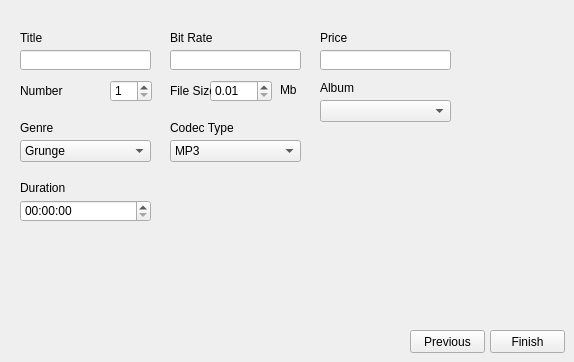
      <widget class="QWidget" name="addCompositionPage">
       <widget class="QLineEdit" name="compositionTitleLineEdit">
        <property name="geometry">
         <rect>
          <x>20</x>
          <y>50</y>
          <width>131</width>
          <height>20</height>
         </rect>
        </property>
       </widget>
       <widget class="QLabel" name="label_16">
        <property name="geometry">
         <rect>
          <x>20</x>
          <y>30</y>
          <width>131</width>
          <height>16</height>
         </rect>
        </property>
        <property name="text">
         <string>Title</string>
        </property>
       </widget>
       <widget class="QLabel" name="label_17">
        <property name="geometry">
         <rect>
          <x>20</x>
          <y>80</y>
          <width>81</width>
          <height>21</height>
         </rect>
        </property>
        <property name="text">
         <string>Number</string>
        </property>
       </widget>
       <widget class="QSpinBox" name="compositionNumberSpinBox">
        <property name="geometry">
         <rect>
          <x>110</x>
          <y>80</y>
          <width>42</width>
          <height>22</height>
         </rect>
        </property>
        <property name="minimum">
         <number>1</number>
        </property>
        <property name="value">
         <number>1</number>
        </property>
       </widget>
       <widget class="QComboBox" name="chooseGenreComboBox">
        <property name="geometry">
         <rect>
          <x>20</x>
          <y>140</y>
          <width>131</width>
          <height>22</height>
         </rect>
        </property>
        <item>
         <property name="text">
          <string>Grunge</string>
         </property>
        </item>
        <item>
         <property name="text">
          <string>Hard Rock</string>
         </property>
        </item>
        <item>
         <property name="text">
          <string>Heavy Metal</string>
         </property>
        </item>
        <item>
         <property name="text">
          <string>Alternative Metal</string>
         </property>
        </item>
       </widget>
       <widget class="QLabel" name="label_18">
        <property name="geometry">
         <rect>
          <x>20</x>
          <y>120</y>
          <width>131</width>
          <height>16</height>
         </rect>
        </property>
        <property name="text">
         <string>Genre</string>
        </property>
       </widget>
       <widget class="QTimeEdit" name="compositionDurationTimeEdit">
        <property name="geometry">
         <rect>
          <x>20</x>
          <y>200</y>
          <width>131</width>
          <height>22</height>
         </rect>
        </property>
        <property name="displayFormat">
         <string>hh:mm:ss</string>
        </property>
        <property name="time">
         <time>
          <hour>0</hour>
          <minute>0</minute>
          <second>0</second>
         </time>
        </property>
       </widget>
       <widget class="QLabel" name="label_19">
        <property name="geometry">
         <rect>
          <x>20</x>
          <y>180</y>
          <width>131</width>
          <height>16</height>
         </rect>
        </property>
        <property name="text">
         <string>Duration</string>
        </property>
       </widget>
       <widget class="QLineEdit" name="compositionPriceLineEdit">
        <property name="geometry">
         <rect>
          <x>320</x>
          <y>50</y>
          <width>131</width>
          <height>20</height>
         </rect>
        </property>
       </widget>
       <widget class="QLabel" name="label_20">
        <property name="geometry">
         <rect>
          <x>320</x>
          <y>80</y>
          <width>131</width>
          <height>16</height>
         </rect>
        </property>
        <property name="text">
         <string>Album</string>
        </property>
       </widget>
       <widget class="QLabel" name="label_21">
        <property name="geometry">
         <rect>
          <x>320</x>
          <y>30</y>
          <width>131</width>
          <height>16</height>
         </rect>
        </property>
        <property name="text">
         <string>Price</string>
        </property>
       </widget>
       <widget class="QComboBox" name="chooseAlbumComboBox">
        <property name="geometry">
         <rect>
          <x>320</x>
          <y>100</y>
          <width>131</width>
          <height>22</height>
         </rect>
        </property>
       </widget>
       <widget class="QLabel" name="label_22">
        <property name="geometry">
         <rect>
          <x>170</x>
          <y>120</y>
          <width>131</width>
          <height>16</height>
         </rect>
        </property>
        <property name="text">
         <string>Codec Type</string>
        </property>
       </widget>
       <widget class="QComboBox" name="chooseCodecComboBox">
        <property name="geometry">
         <rect>
          <x>170</x>
          <y>140</y>
          <width>131</width>
          <height>22</height>
         </rect>
        </property>
        <item>
         <property name="text">
          <string>MP3</string>
         </property>
        </item>
        <item>
         <property name="text">
          <string>FLAC</string>
         </property>
        </item>
        <item>
         <property name="text">
          <string>ALAC</string>
         </property>
        </item>
       </widget>
       <widget class="QLabel" name="label_23">
        <property name="geometry">
         <rect>
          <x>170</x>
          <y>30</y>
          <width>131</width>
          <height>16</height>
         </rect>
        </property>
        <property name="text">
         <string>Bit Rate</string>
        </property>
       </widget>
       <widget class="QLineEdit" name="compositionBitRateLineEdit">
        <property name="geometry">
         <rect>
          <x>170</x>
          <y>50</y>
          <width>131</width>
          <height>20</height>
         </rect>
        </property>
       </widget>
       <widget class="QDoubleSpinBox" name="fileSizeDoubleSpinBox">
        <property name="geometry">
         <rect>
          <x>210</x>
          <y>80</y>
          <width>62</width>
          <height>22</height>
         </rect>
        </property>
        <property name="minimum">
         <double>0.010000000000000</double>
        </property>
        <property name="value">
         <double>0.010000000000000</double>
        </property>
       </widget>
       <widget class="QLabel" name="label_24">
        <property name="geometry">
         <rect>
          <x>170</x>
          <y>80</y>
          <width>41</width>
          <height>21</height>
         </rect>
        </property>
        <property name="text">
         <string>File Size</string>
        </property>
       </widget>
       <widget class="QPushButton" name="addCompositionPreviousButton">
        <property name="geometry">
         <rect>
          <x>410</x>
          <y>330</y>
          <width>75</width>
          <height>23</height>
         </rect>
        </property>
        <property name="text">
         <string>Previous</string>
        </property>
       </widget>
       <widget class="QPushButton" name="addCompositionFinishButton">
        <property name="geometry">
         <rect>
          <x>490</x>
          <y>330</y>
          <width>75</width>
          <height>23</height>
         </rect>
        </property>
        <property name="text">
         <string>Finish</string>
        </property>
       </widget>
       <widget class="QLabel" name="label_9">
        <property name="geometry">
         <rect>
          <x>280</x>
          <y>80</y>
          <width>21</width>
          <height>20</height>
         </rect>
        </property>
        <property name="text">
         <string>Mb</string>
        </property>
       </widget>
      </widget>
